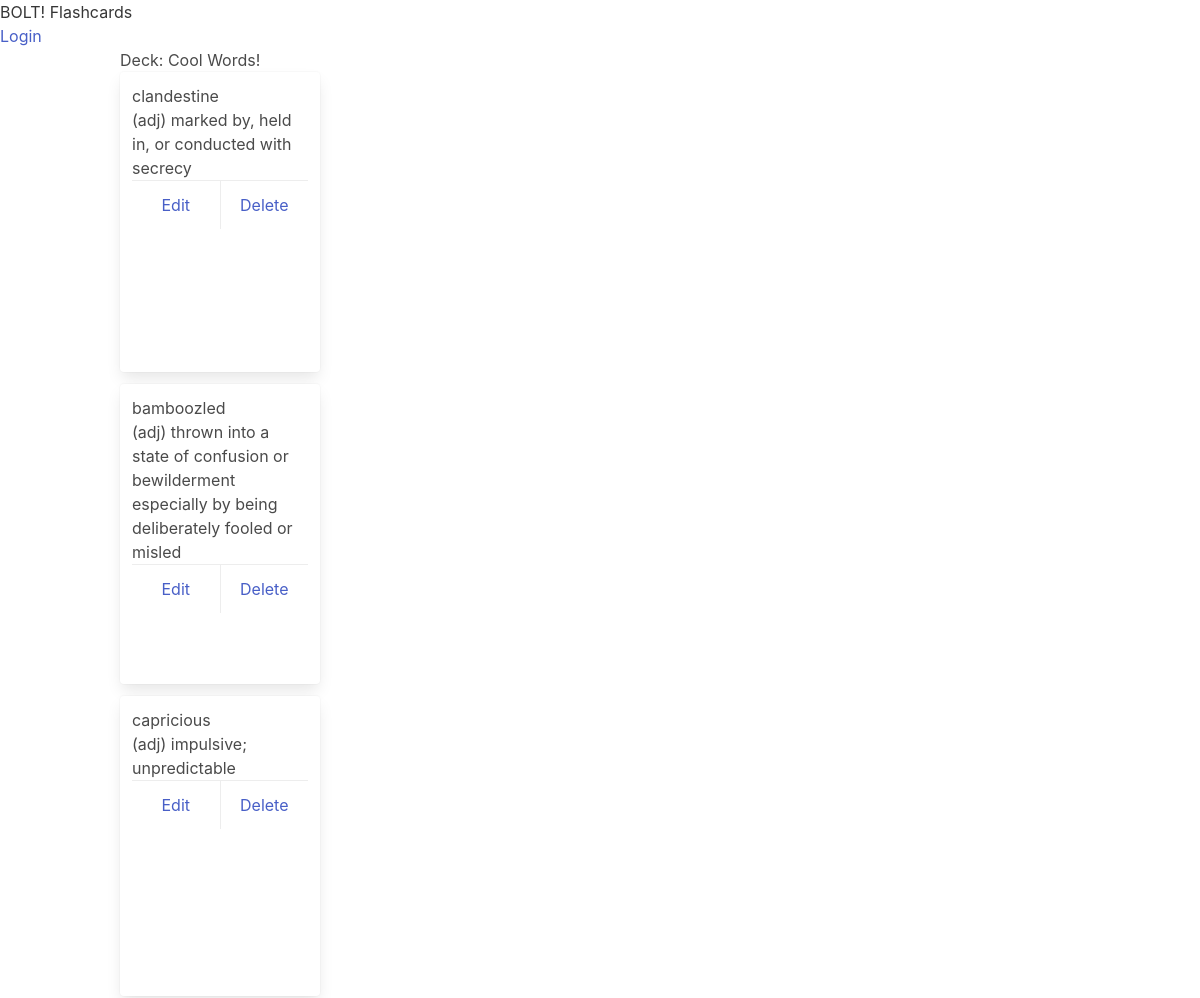
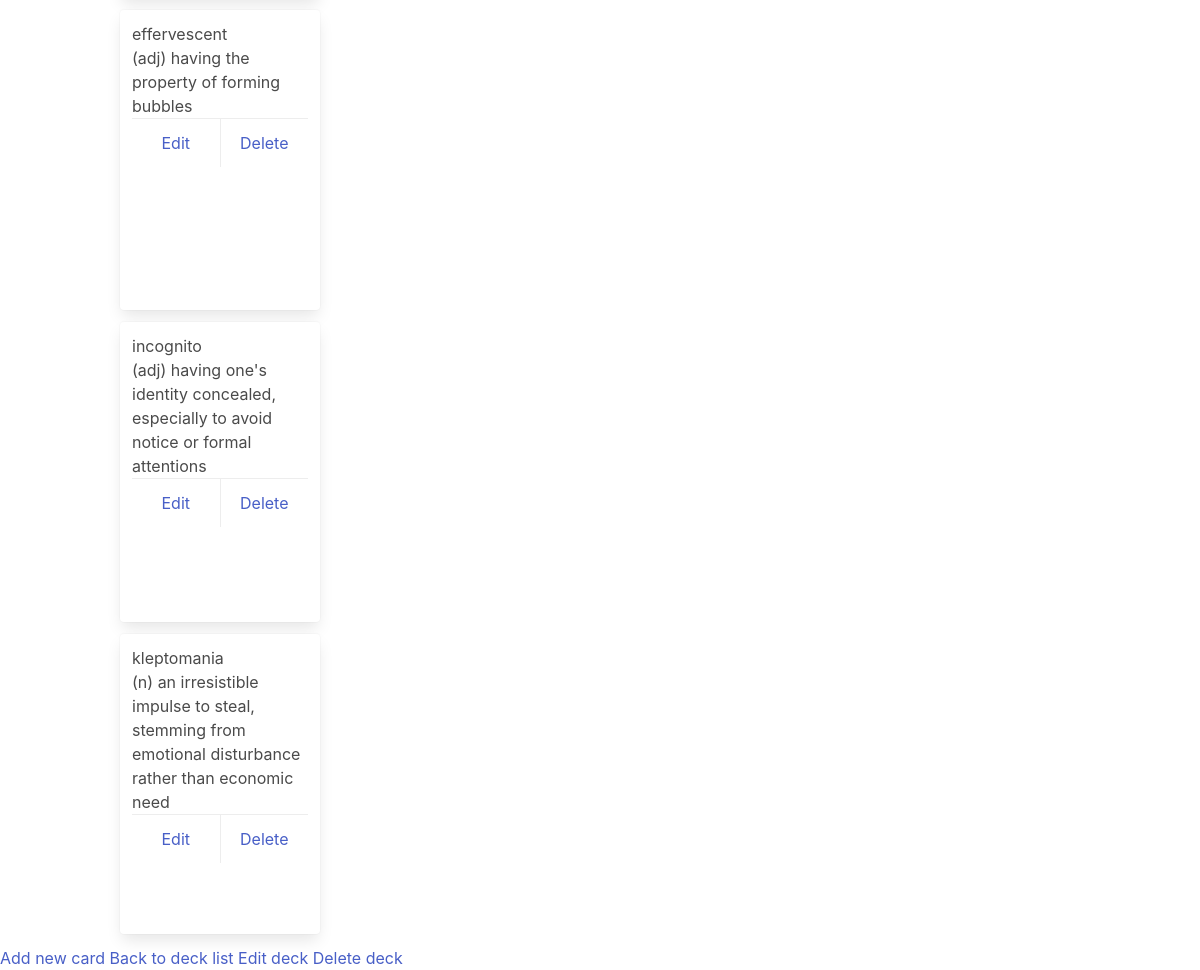
/decks/1/, run on the app's committed database (2 pictures, top to bottom).
### flashcards/models.py (models this page shows, shortened)
class Deck(models.Model):
    title = models.CharField(max_length=200)

class Card(models.Model):
    deck = models.ForeignKey('Deck', on_delete=models.CASCADE, related_name='cards')
    prompt = models.CharField(max_length=200)
    answer = models.TextField()
    box = models.IntegerField(
        choices=zip(BOXES, BOXES),
        default=BOXES[0],
    )

### flashcards/views.py (the view)
# urls.py: path('decks/<int:pk>/', views.deck_detail, name='deck_detail'),
def deck_detail(request, pk):
    deck = get_object_or_404(Deck, pk=pk)
    cards = deck.cards.all()
    return render(request, 'flashcards/deck_detail.html', {'deck': deck, 'cards': deck.cards.all()})

### templates/flashcards/deck_detail.html
{% extends 'base.html' %}
{% load static %}
{% block content %}
<div class="container">
    <h1 class="">Deck: {{ deck.title }}</h1>
    {% for card in cards %}
        <div class="card mb-3 p-3">
        <h4>{{ card.prompt }}</h4>
        <p>{{ card.answer }}</p>
        <footer class="card-footer">
        <a class="card-footer-item" href="{% url 'edit_card' deck_pk=deck.pk card_pk=card.pk %}">Edit</a>
        <a class="card-footer-item" href="{% url 'delete_card' deck_pk=deck.pk card_pk=card.pk %}">Delete</a>
        </footer>
        </div>
    {% endfor %}
   </div>
    <a class="add-card" href="{% url 'add_card' pk=deck.pk %}">Add new card</a>
    <a class="deck-list" href="{% url 'list_decks' %}">Back to deck list</a>
    <a class="edit-deck" href="{% url 'edit_deck' pk=deck.pk %}">Edit deck</a>
    <a class="delete-deck" href="{% url 'delete_deck' pk=deck.pk %}">Delete deck</a>
{% endblock %}

### static/style.css (style rules this page uses)
.card { height: 300px; width: 200px; }

### data on the page
Deck: title "Cool Words!"
Card: prompt "clandestine", answer "(adj) marked by, held in, or conducted with secrecy"
Card: prompt "bamboozled", answer "(adj) thrown into a state of confusion or bewilderment especially by being deliberately fooled or misled"
Card: prompt "capricious", answer "(adj) impulsive; unpredictable"
Card: prompt "effervescent", answer "(adj) having the property of forming bubbles"
Card: prompt "incognito", answer "(adj) having one's identity concealed, especially to avoid notice or formal attentions"
Card: prompt "kleptomania", answer "(n) an irresistible impulse to steal, stemming from emotional disturbance rather than economic need"
